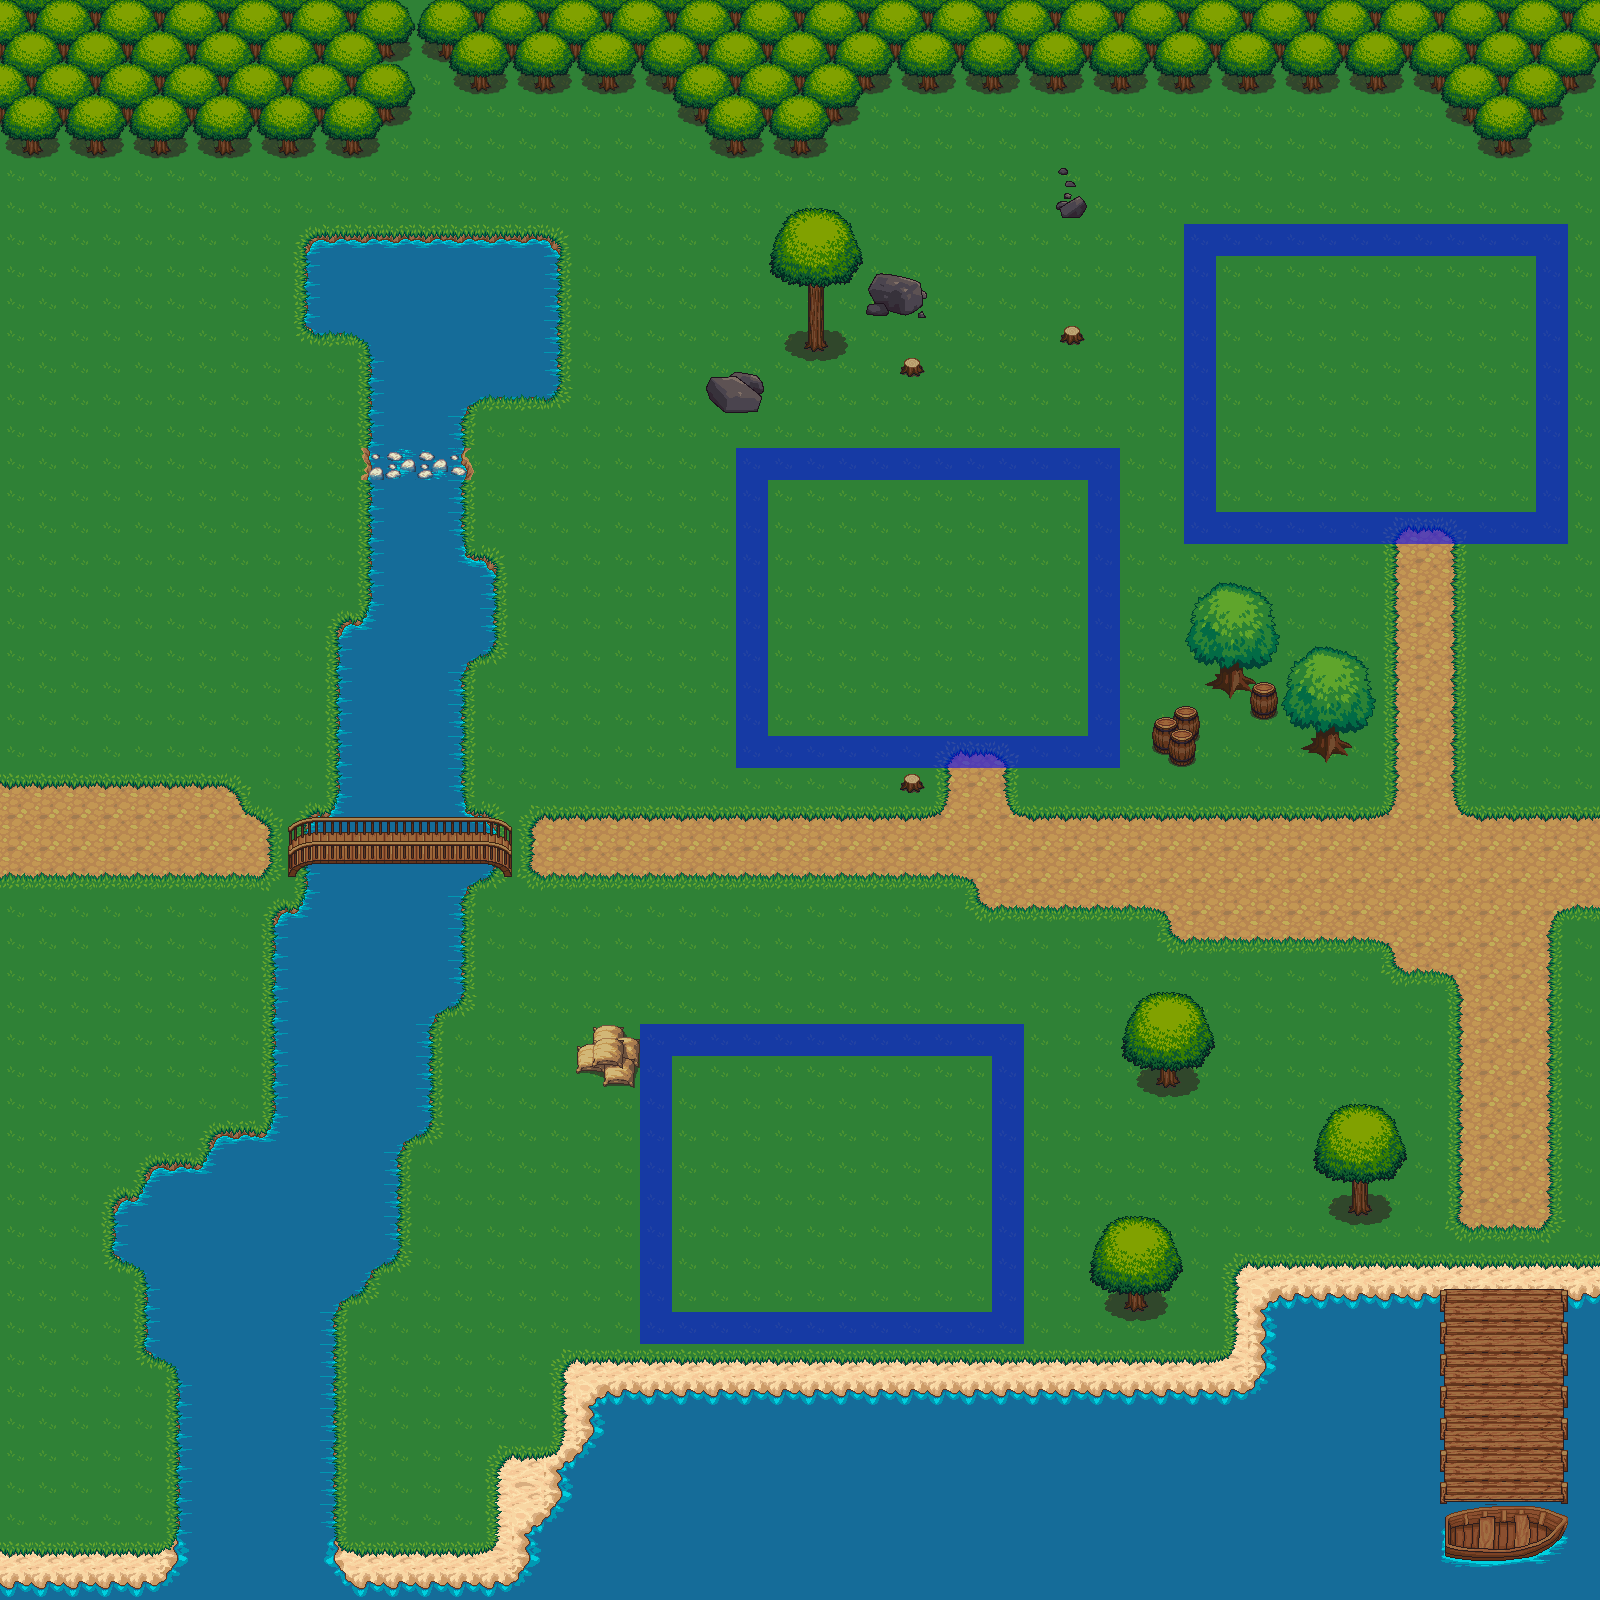

Below is a game level as drawn by its tile map, then a one-line description and the .tmx that defines it (tile-layer data replaced by summaries):
An orthogonal 50x50 tile map with 32x32 px tiles, 5 tile layers (ground0, ground1, obstacles0, obstacles1, ...), 7 tilesets and 337 objects (3x sub_map, 3x door, player_spawn).

<map version="1.0" orientation="orthogonal" renderorder="right-down" width="50" height="50" tilewidth="32" tileheight="32" nextobjectid="409">
 <tileset firstgid="1" name="general terrain" tilewidth="32" tileheight="32">
  <image source="../images/tiles/terrain/general.png" width="1024" height="1024" />
 </tileset>
 <tileset firstgid="1025" name="forest" tilewidth="32" tileheight="32">
  <image source="../images/tiles/terrain/forest.png" width="512" height="512" />
 </tileset>
 <tileset firstgid="1281" name="atlas--terrain" tilewidth="32" tileheight="32">
  <image source="../images/tiles/atlas/terrain.png" width="1024" height="1024" />
 </tileset>
 <tileset firstgid="2305" name="atlas--base" tilewidth="32" tileheight="32">
  <image source="../images/tiles/atlas/base.png" width="1024" height="1024" />
 </tileset>
 <tileset firstgid="3329" name="atlas--build" tilewidth="32" tileheight="32">
  <image source="../images/tiles/atlas/build.png" width="1024" height="1024" />
 </tileset>
 <tileset firstgid="4353" name="atlas--misc" tilewidth="32" tileheight="32">
  <image source="../images/tiles/atlas/misc.png" width="1024" height="1024" />
 </tileset>
 <tileset firstgid="5377" name="colors" tilewidth="32" tileheight="32">
  <image source="../images/tiles/colors.png" width="192" height="224" />
 </tileset>
 <layer name="ground0" width="50" height="50">
  <data>[2500 cells, 2500 non-empty, 31 distinct tile ids]</data>
 </layer>
 <layer name="ground1" width="50" height="50">
  <data>[2500 cells, 261 non-empty, 29 distinct tile ids]</data>
 </layer>
 <layer name="obstacles0" width="50" height="50">
  <data>[2500 cells, 104 non-empty, 51 distinct tile ids]</data>
 </layer>
 <layer name="obstacles1" width="50" height="50">
  <data>[2500 cells, 42 non-empty, 24 distinct tile ids]</data>
 </layer>
 <layer name="modules" width="50" height="50" opacity="0.55">
  <data>[2500 cells, 120 non-empty, 1 distinct tile ids]</data>
 </layer>
 <objectgroup name="objects">
  <object id="2" name="spawn" type="player_spawn" gid="5389" x="32" y="864" width="32" height="32" />
  <object id="318" name="home0" type="sub_map" gid="5395" x="736" y="480" width="32" height="32">
   <properties>
    <property name="id" value="0" />
    <property name="sub_map" value="house1_f0" />
   </properties>
  </object>
  <object id="319" name="home0_door" type="door" gid="5383" x="960" y="688" width="32" height="16">
   <properties>
    <property name="id" value="0" />
    <property name="parent" value="home0" />
    <property name="sprite" value="door" />
   </properties>
  </object>
  <object id="320" name="home1" type="sub_map" gid="5395" x="1184" y="256" width="32" height="32">
   <properties>
    <property name="id" value="1" />
    <property name="sub_map" value="house1_f0" />
   </properties>
  </object>
  <object id="322" name="home1_door" type="door" gid="5383" x="1408" y="464" width="32" height="16">
   <properties>
    <property name="id" value="1" />
    <property name="parent" value="home1" />
    <property name="sprite" value="door" />
   </properties>
  </object>
  <object id="323" name="home2" type="sub_map" gid="5395" x="640" y="1056" width="32" height="32">
   <properties>
    <property name="id" value="2" />
    <property name="sub_map" value="house1_f0" />
   </properties>
  </object>
  <object id="324" name="home2_door" type="door" gid="5383" x="864" y="1264" width="32" height="16">
   <properties>
    <property name="id" value="2" />
    <property name="parent" value="home2" />
    <property name="sprite" value="door" />
   </properties>
  </object>
 </objectgroup>
 <objectgroup name="collision" opacity="0.51">
  <object id="14" gid="5377" x="0" y="160" width="32" height="32">
   <properties>
    <property name="height" value="32" />
    <property name="width" value="32" />
   </properties>
  </object>
  <object id="16" gid="5377" x="32" y="160" width="32" height="32">
   <properties>
    <property name="height" value="32" />
    <property name="width" value="32" />
   </properties>
  </object>
  <object id="18" gid="5377" x="64" y="160" width="32" height="32">
   <properties>
    <property name="height" value="32" />
    <property name="width" value="32" />
   </properties>
  </object>
  <object id="19" gid="5377" x="96" y="160" width="32" height="32">
   <properties>
    <property name="height" value="32" />
    <property name="width" value="32" />
   </properties>
  </object>
  <object id="20" gid="5377" x="128" y="160" width="32" height="32">
   <properties>
    <property name="height" value="32" />
    <property name="width" value="32" />
   </properties>
  </object>
  <object id="21" gid="5377" x="160" y="160" width="32" height="32">
   <properties>
    <property name="height" value="32" />
    <property name="width" value="32" />
   </properties>
  </object>
  <object id="22" gid="5377" x="192" y="160" width="32" height="32">
   <properties>
    <property name="height" value="32" />
    <property name="width" value="32" />
   </properties>
  </object>
  <object id="23" gid="5377" x="224" y="160" width="32" height="32">
   <properties>
    <property name="height" value="32" />
    <property name="width" value="32" />
   </properties>
  </object>
  <object id="24" gid="5377" x="256" y="160" width="32" height="32">
   <properties>
    <property name="height" value="32" />
    <property name="width" value="32" />
   </properties>
  </object>
  <object id="25" gid="5377" x="288" y="160" width="32" height="32">
   <properties>
    <property name="height" value="32" />
    <property name="width" value="32" />
   </properties>
  </object>
  <object id="26" gid="5377" x="320" y="160" width="32" height="32">
   <properties>
    <property name="height" value="32" />
    <property name="width" value="32" />
   </properties>
  </object>
  <object id="27" gid="5377" x="352" y="160" width="32" height="32">
   <properties>
    <property name="height" value="32" />
    <property name="width" value="32" />
   </properties>
  </object>
  <object id="28" gid="5377" x="384" y="128" width="32" height="32">
   <properties>
    <property name="height" value="32" />
    <property name="width" value="32" />
   </properties>
  </object>
  <object id="29" gid="5377" x="384" y="96" width="32" height="32">
   <properties>
    <property name="height" value="32" />
    <property name="width" value="32" />
   </properties>
  </object>
  <object id="30" gid="5377" x="384" y="64" width="32" height="32">
   <properties>
    <property name="height" value="32" />
    <property name="width" value="32" />
   </properties>
  </object>
  <object id="31" gid="5377" x="416" y="64" width="32" height="32">
   <properties>
    <property name="height" value="32" />
    <property name="width" value="32" />
   </properties>
  </object>
  <object id="32" gid="5377" x="448" y="96" width="32" height="32">
   <properties>
    <property name="height" value="32" />
    <property name="width" value="32" />
   </properties>
  </object>
  <object id="33" gid="5377" x="480" y="96" width="32" height="32">
   <properties>
    <property name="height" value="32" />
    <property name="width" value="32" />
   </properties>
  </object>
  <object id="34" gid="5377" x="448" y="64" width="32" height="32">
   <properties>
    <property name="height" value="32" />
    <property name="width" value="32" />
   </properties>
  </object>
  <object id="35" gid="5377" x="352" y="128" width="32" height="32">
   <properties>
    <property name="height" value="32" />
    <property name="width" value="32" />
   </properties>
  </object>
  </objectgroup>
</map>
<!-- 310 of 337 objects omitted -->
